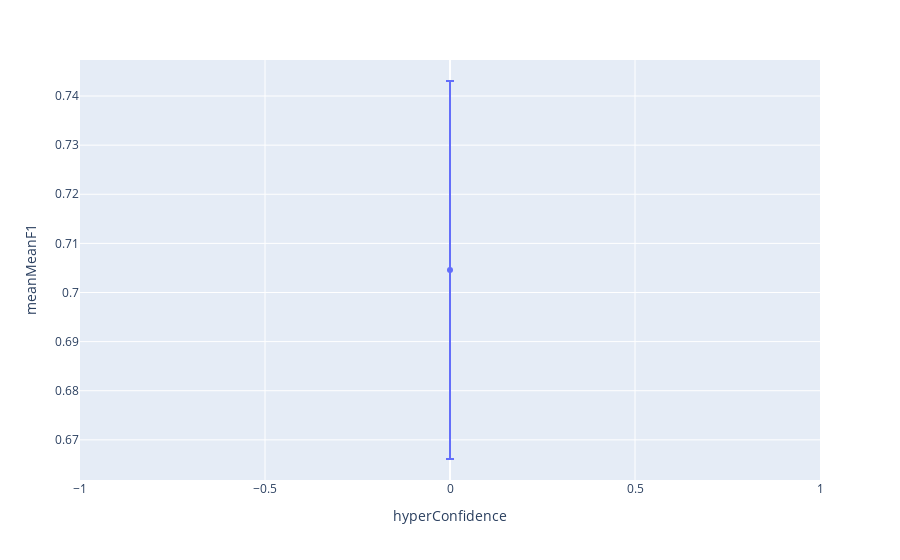

The cell this chart's notebook holds for it:
### Code cell
aux=hyperParams[(hyperParams.hyperThres==optimal.hyperThres)&(hyperParams.hyperDepth==optimal.hyperDepth)&
                (hyperParams.hyperDuration==optimal.hyperDuration)&(hyperParams.hyperClose==optimal.hyperClose)].reset_index(drop=True)
px.scatter(aux,x='hyperConfidence',y='meanMeanF1',error_y='stdMeanF1')

### Figure 1 — Plotly figure (JSON) as saved in the notebook; plotly's stock layout.template omitted (floating-point values rounded to 4 significant figures)
{"data": [{"error_y": {"array": [0.03848]}, "hovertemplate": "hyperConfidence=%{x}<br>meanMeanF1=%{y}<extra></extra>", "legendgroup": "", "marker": {"color": "#636efa", "symbol": "circle"}, "mode": "markers", "name": "", "orientation": "v", "showlegend": false, "type": "scatter", "x": [0], "xaxis": "x", "y": [0.7046], "yaxis": "y"}], "layout": {"legend": {"tracegroupgap": 0}, "margin": {"t": 60}, "xaxis": {"anchor": "y", "domain": [0, 1], "title": {"text": "hyperConfidence"}}, "yaxis": {"anchor": "x", "domain": [0, 1], "title": {"text": "meanMeanF1"}}}}
